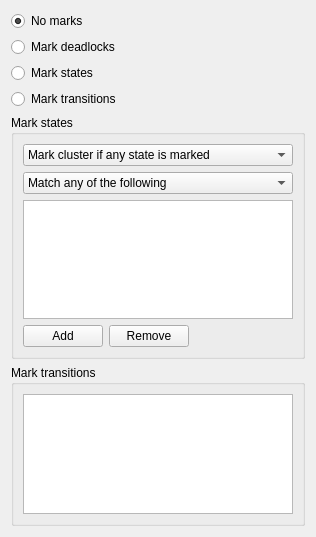
<?xml version="1.0" encoding="UTF-8"?>
<ui version="4.0">
 <class>MarkDock</class>
 <widget class="QWidget" name="MarkDock">
  <property name="geometry">
   <rect>
    <x>0</x>
    <y>0</y>
    <width>316</width>
    <height>537</height>
   </rect>
  </property>
  <property name="windowTitle">
   <string>Mark</string>
  </property>
  <layout class="QVBoxLayout" name="verticalLayout_5">
   <item>
    <layout class="QVBoxLayout" name="verticalLayout_4">
     <item>
      <layout class="QVBoxLayout" name="verticalLayout">
       <item>
        <widget class="QRadioButton" name="noMarks">
         <property name="text">
          <string>No marks</string>
         </property>
         <property name="checked">
          <bool>true</bool>
         </property>
         <attribute name="buttonGroup">
          <string>buttonGroup</string>
         </attribute>
        </widget>
       </item>
       <item>
        <widget class="QRadioButton" name="markDeadlocks">
         <property name="text">
          <string>Mark deadlocks</string>
         </property>
         <attribute name="buttonGroup">
          <string>buttonGroup</string>
         </attribute>
        </widget>
       </item>
       <item>
        <widget class="QRadioButton" name="markStates">
         <property name="text">
          <string>Mark states</string>
         </property>
         <attribute name="buttonGroup">
          <string>buttonGroup</string>
         </attribute>
        </widget>
       </item>
       <item>
        <widget class="QRadioButton" name="markTransitions">
         <property name="text">
          <string>Mark transitions</string>
         </property>
         <attribute name="buttonGroup">
          <string>buttonGroup</string>
         </attribute>
        </widget>
       </item>
      </layout>
     </item>
     <item>
      <widget class="QGroupBox" name="groupBox">
       <property name="title">
        <string>Mark states</string>
       </property>
       <layout class="QVBoxLayout" name="verticalLayout_3">
        <item>
         <layout class="QVBoxLayout" name="verticalLayout_2">
          <item>
           <widget class="QComboBox" name="clusterMatchStyle">
            <item>
             <property name="text">
              <string>Mark cluster if any state is marked</string>
             </property>
            </item>
            <item>
             <property name="text">
              <string>Mark cluster if all states are marked</string>
             </property>
            </item>
           </widget>
          </item>
          <item>
           <widget class="QComboBox" name="stateMatchStyle">
            <item>
             <property name="text">
              <string>Match any of the following</string>
             </property>
            </item>
            <item>
             <property name="text">
              <string>Match all of the following</string>
             </property>
            </item>
            <item>
             <property name="text">
              <string>Match the following separately</string>
             </property>
            </item>
           </widget>
          </item>
          <item>
           <widget class="QListWidget" name="markRuleList"/>
          </item>
          <item>
           <layout class="QHBoxLayout" name="horizontalLayout_2">
            <item>
             <widget class="QPushButton" name="add">
              <property name="text">
               <string>Add</string>
              </property>
             </widget>
            </item>
            <item>
             <widget class="QPushButton" name="remove">
              <property name="text">
               <string>Remove</string>
              </property>
             </widget>
            </item>
            <item>
             <spacer name="horizontalSpacer">
              <property name="orientation">
               <enum>Qt::Horizontal</enum>
              </property>
              <property name="sizeHint" stdset="0">
               <size>
                <width>40</width>
                <height>20</height>
               </size>
              </property>
             </spacer>
            </item>
           </layout>
          </item>
         </layout>
        </item>
       </layout>
      </widget>
     </item>
     <item>
      <widget class="QGroupBox" name="groupBox_2">
       <property name="title">
        <string>Mark transitions</string>
       </property>
       <layout class="QHBoxLayout" name="horizontalLayout">
        <item>
         <widget class="QListWidget" name="markedActionList"/>
        </item>
       </layout>
      </widget>
     </item>
    </layout>
   </item>
  </layout>
 </widget>
 <resources/>
 <connections/>
 <buttongroups>
  <buttongroup name="buttonGroup"/>
 </buttongroups>
</ui>
